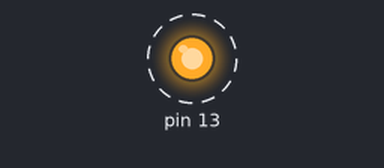
A sketch run on a simulated Arduino Uno, built with avr-gcc and run on an emulated ATmega328P. On the bench: output pins drawn as LEDs (lit = HIGH). Dashed ring = blinking.

Above: at 0.2 s.
Timing chart, 0 to 3.0 s (numbered marks = the images above):
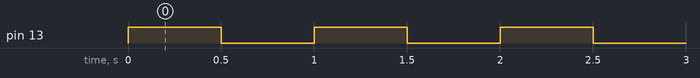

Measured:
- by itself, pin 13: alternates HIGH for 0.50 s and LOW for 0.50 s

The sketch:

libreria_DIY.ino
```cpp
#include "MyLibrary.h"

void setup() {
  attiva(13);
}

void loop() {
  accendi(13);
  delay(500);
  spegni(13);
  delay(500);
}
```

MyLibrary.cpp
```cpp
#include "MyLibrary.h"

int attiva(int pin){
  pinMode(pin, OUTPUT);
}
int accendi(int pin){
  digitalWrite(pin, HIGH);
}
int spegni(int pin){
  digitalWrite(pin, LOW);
}
```

MyLibrary.h
```cpp
#ifndef MY_LIBRARY_H
#define MY_LIBRARY_H

#include <Arduino.h>

int attiva(int pin);
int accendi(int pin);
int spegni(int pin);

#endif
```
